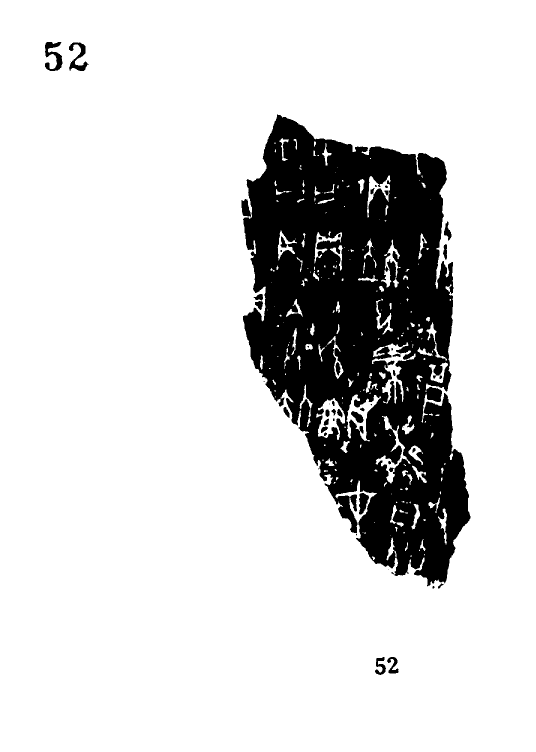
#> input picture data/rubbings/000052.png, 1072 x 1504 px (shown at 1/2 size)
$ python -i glyph_pipeline.py   (imports and definitions only)
#> lines starting #> are read from the running program, lines starting #| are printed output that depends on the picture; after the words box and inside, x2 and y2 are one past the last pixel; in counts of white or black regions, pixels touching at a corner belong together
#> further down, picture is the input picture: PIL image 1072x1504 1; 83.7% white; 49 black regions (15 under 20 px), largest, box (x1, y1, x2, y2) and area: (486, 229, 941, 1173) 256370, (90, 84, 125, 142) 1013, (138, 85, 177, 142) 904
# -*- coding: utf-8 -*-
"""
字形图像流水线（第一版）
================================================
替代"用编码读字"的做法：
  1. 从 Sub-character Images.zip 取每个字形类的真实字形图；
  2. 从 data.json 的 Position 字段取该字在拓片上的位置（用于回到原拓核对）；
  3. 生成"假设读法 vs 候选字形"的对照接触表（contact sheet），供人工目验；
  4. 计算归一化像素相似度，作为「形近程度」的机器初筛（不是判定）。
"""
import io, json, os, sys, zipfile, collections
from PIL import Image, ImageDraw
sys.stdout = io.TextIOWrapper(sys.stdout.buffer, encoding="utf-8", errors="replace")

HERE = os.path.dirname(os.path.abspath(__file__))
D = os.path.join(HERE, "data")
OB = os.path.join(D, "obimd")
RES = os.path.join(HERE, "result")
IMG = os.path.join(RES, "glyph_images")
Z = os.path.join(OB, "subchar_images.zip")
# [4 lines not run here, left out]

# ---------- 1. 建立 label -> [png 路径] 索引
# [1 line that did not run here, left out]
# [1 line that did not run here, left out]
by_label = collections.defaultdict(list)
# [6 lines not run here, left out]

# ---------- 2. 字形出现位置（回到原拓核对用）
pos_of = collections.defaultdict(list)
# [10 lines not run here, left out]
# [1 line that did not run here, left out]
# [1 line not run here, left out]


def extract(label, want=40):
    """解出该字形类的所有字形 PNG，缩放到统一高度"""
    out = []
    for i, n in enumerate(by_label.get(label, [])[:want]):
        try:
            buf = z.open(n)
            im = Image.open(buf).convert("L")
            out.append((n, im))
        except Exception as e:
            print(f"   读取失败 {n}: {e}")
    return out


def normalize(im, h=96):
#> called with h = 32
    w = max(1, int(im.width * h / max(1, im.height)))
#> w = 22
    im2 = im.resize((w, h), Image.LANCZOS)
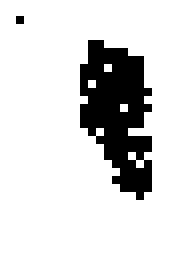
#> im2: PIL image 22x32 1 (shown 8 times larger); 83.5% white; 2 black regions (1 under 20 px), largest, box (x1, y1, x2, y2) and area: (10, 5, 19, 25) 115
    # 反相：甲骨文拓片是白底黑字或黑底白字，统一为"白底黑字"
    px = list(im2.getdata())
#> px = 704 values, max 255 at index 0, min 0 at index 46, mean 213
    mean = sum(px) / len(px)
#> mean = 213
    if mean < 128:
        im2 = Image.eval(im2, lambda v: 255 - v)
    return im2


def ink_signature(im):
    """极简形状签名：16x16 二值网格（用于粗筛形近程度）"""
    t = normalize(im, 32).point(lambda v: 255 if v < 128 else 0)
    g = t.resize((16, 16), Image.BOX)
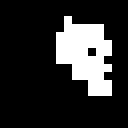
#> g: PIL image 16x16 1 (shown 8 times larger); 18% white; 1 white region, box (x1, y1, x2, y2) and area: (7, 2, 14, 12) 46
    d = list(g.getdata())
#> d = 256 values, max 255 at index 40, min 0 at index 0, mean 45.82
    return [1 if v > 64 else 0 for v in d]


def cosine(a, b):
    num = sum(x * y for x, y in zip(a, b))
    da = sum(x * x for x in a) ** 0.5
    db = sum(y * y for y in b) ** 0.5
    return num / (da * db) if da and db else 0.0


report = []
# [32 lines not run here, left out]

n_ok = sum(1 for r in report if r.get("n_images"))
# [6 lines not run here, left out]

>>> from PIL import Image
>>> picture = Image.open('../data/rubbings/000052.png')
>>> result = ink_signature(picture)
#> result = 256 values, max 1 at index 40, min 0 at index 0, mean 0.18

$ run again, on data/rubbings/001343.png
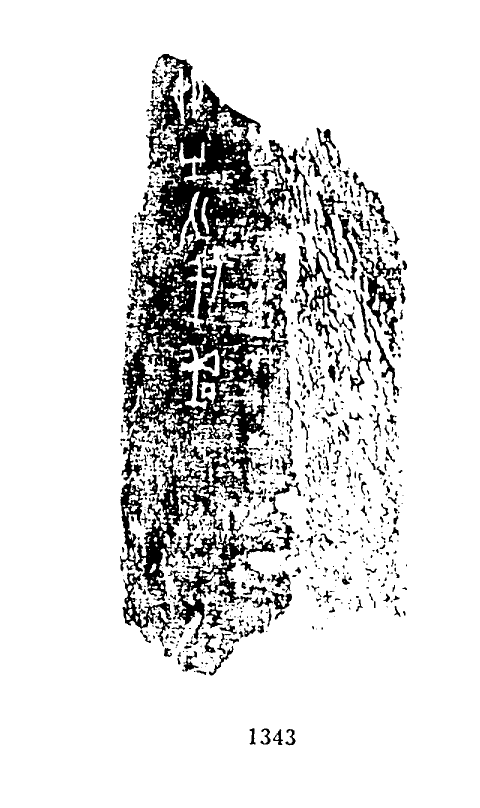
#> input picture data/rubbings/001343.png, 960 x 1616 px (shown at 1/2 size)
#> picture is the input picture: PIL image 960x1616 1; 86.4% white; 1013 black regions (539 under 20 px), largest, box (x1, y1, x2, y2) and area: (240, 108, 595, 1202) 127311, (336, 1020, 496, 1290) 9381, (702, 453, 803, 704) 5242
#> in normalize, `im2 = im.resize((w, h), Image.LANCZOS)`:
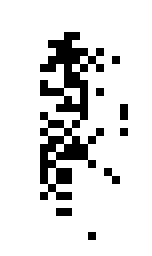
#> im2: PIL image 19x32 1 (shown 8 times larger); 86.7% white; black in thin lines or dots, all inside (x1, y1, x2, y2) = (5, 4, 16, 30)
#> px = 608 values, max 255 at index 0, min 0 at index 84, mean 221
#> mean = 221
#> in ink_signature, `g = t.resize((16, 16), Image.BOX)`:
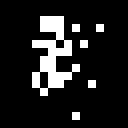
#> g: PIL image 16x16 1 (shown 8 times larger); 12.5% white in thin lines or dots, all inside (x1, y1, x2, y2) = (4, 2, 13, 15)
#> d = 256 values, max 255 at index 37, min 0 at index 0, mean 31.88
#> result = 256 values, max 1 at index 37, min 0 at index 0, mean 0.125
